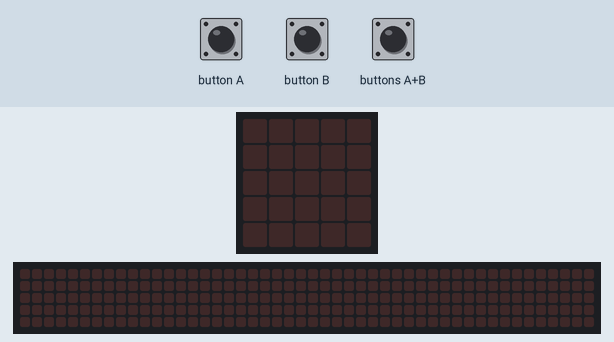
This program was run on a simulated BBC micro:bit (MakeCode). On the bench: the board's 5×5 LED display, a strip that is not on the board, showing the scrolling text unrolled. The inputs (shaded band) are chosen by the test bench. The 48×5 strip is a reading aid, not a part: it shows the text the display is scrolling, unrolled, one strip-width of it at a time.

Above: at 1.2 s.
1.3 s: buttons A+B pressed for 0.15 s
At 4.0 s:
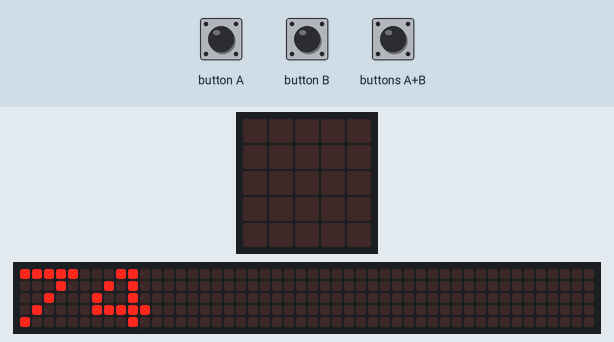
At 4.37 s:
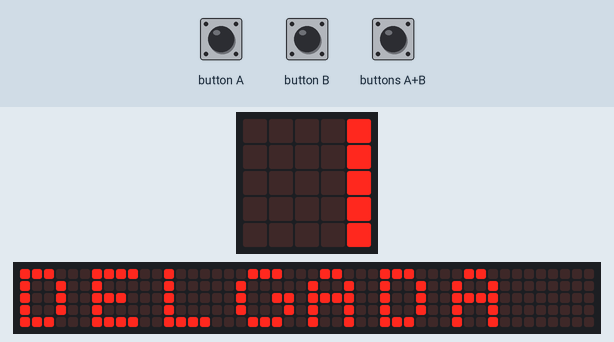
10.3 s: button A pressed for 0.15 s
13.3 s: button A pressed for 0.15 s
16.4 s: button B pressed for 0.15 s
At 18.77 s:
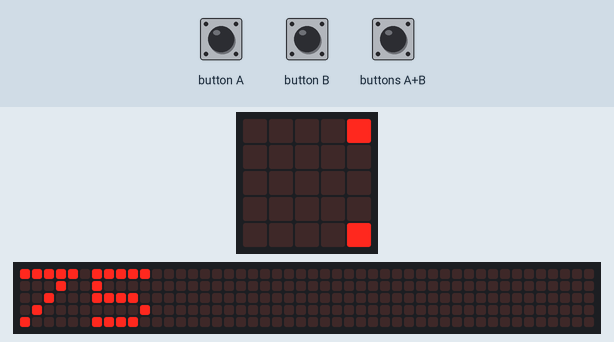

Measured:
- after the input at 1.3 s, the display: changes after 0.15 s (image 1)

The program:

main.ts
```typescript
input.onButtonPressed(Button.A, function () {
    PESO += 1
    basic.showNumber(PESO)
})
input.onGesture(Gesture.Shake, function () {
    PESO = 74
    basic.showNumber(PESO)
})
input.onButtonPressed(Button.AB, function () {
    ESTADO = 1000 * (PESO / (ALTURA * ALTURA))
    basic.showNumber(PESO)
    while (ESTADO > 0) {
        basic.showString("DELGADA")
        basic.showNumber(ESTADO)
        break;
    }
    while (ESTADO > 18.5 && ESTADO < 25) {
        basic.showString("SALUDABLE")
        basic.showNumber(ESTADO)
        break;
    }
    while (ESTADO > 26 && ESTADO < 29) {
        basic.showString("SOBREPESO")
        basic.showNumber(ESTADO)
        break;
    }
    while (ESTADO > 30) {
        basic.showString("OBESIDAD")
        basic.showNumber(ESTADO)
    }
})
input.onButtonPressed(Button.B, function () {
    PESO += -1
    basic.showNumber(PESO)
})
let ESTADO = 0
let ALTURA = 0
let PESO = 0
PESO = 74
ALTURA = 180
```

test.ts
```typescript
// aquí va el archivo "tests"; esto no se compilará cuando este paquete se utilice como una extensión.
```
